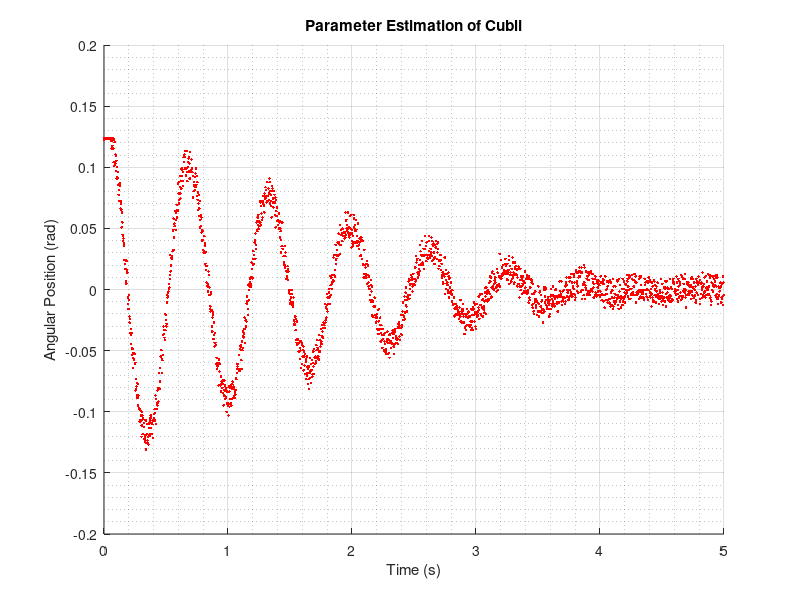
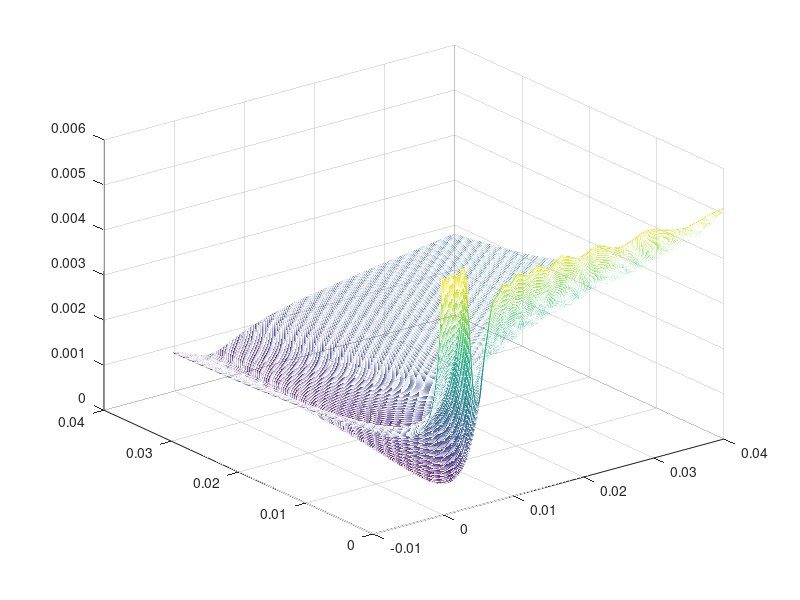

MATLAB code to generate these figures, in order: (Note: this script raises an error after producing the figures.)
%-------------------------------------------------------------------------%
%------------ ESTIMATION OF THE PARAMETERS OF THE FRAME ------------------%
%-------------------------------------------------------------------------%

clear all;
close all;
clc;

% If you have conflicting model paths, run this command
% close_system('CubliParameterEstimation')
% Warning: It will take longer, since it has to completely reload the model,
%         but you only have to run the command once

% Set documentation to 1 for best report-graph
% Set documentation to 0 for best run-time experience :)
documentation = 0;

%----- IMPORTING TEST-DATA ------------------------------------------------
testData = csvread('PRINT_03.CSV');% <-- simTime=3.75
t = (testData(:,1)'+5)';
Yvolt = testData(:,2);

%Data from Volt to radians
Vmin = 0.4708;    %   mean(voltage( 667:1243,1)) %voltage mean from 3.3 to 6.2 in time
Vmax = 0.9513;    %   mean(voltage(1336:2000,1)) %voltage mean from 6.7 to 10 in time
equVolt = 0.6945; %   mean(voltage(   1: 591,1)) %voltage mean from 0 to 2.9 in time
resRad = (1.5769)/(Vmax-Vmin);
Y = (Yvolt - equVolt)*resRad-0.005;

%----- SIMULATION ---------------------------------------------------------
stopI = 0;
isDone = 0;
u = zeros(size(Yvolt)); %<--vector of zeroes for simulation input
simIn = [ t u ];        %<--variables for simulation input

%----- CUBLI PARAMETERS ---------------------------------------------------
J_w=0.601e-3;
B_w=17.03e-6;
m_w=0.222;
l_w=0.093;
m_f=0.77-m_w;
l_f=0.08498;
g=9.82;

J_f= 0.00936;    %<---initial guess parameter
initJf = J_f;
B_f= 0.003505;   %<---initial guess parameter
initBf = B_f;

%------- PLOT OF TEST DATA ------------------------------------------------
% To reposition figure window:
% - Resize figure windows and place it on the screen as you wish
% - Type get(gcf, 'position') in the terminal
% - Insert new positions below
if documentation == 1
    fig1 = figure;%('Position', [412, 313, 660, 485]);
else
   fig1 = figure;%('Position', [-1022, -348, 576, 437]);
end

scatter(t,Y, 'r', '.')
grid on, grid minor;
title('Parameter Estimation of Cubli')
xlabel('Time (s)')
ylabel('Angular Position (rad)')
hold on

%---- PLOTTING PERFORMANCE/COST FUNCTION ----------------------------------

Jf    = csvread('J.csv');
Bf    = csvread('B.csv');
Cost1 = csvread('C.csv');

[ m, n ] = size(Jf);

map = csvread('mapHotRodRed.csv');

fig2 = figure;%('position', [-1022, 175, 576, 641]);
mesh(Jf, Bf, Cost1, 'FaceColor', 'none');
hold on
alpha(0.8)
colormap(map);
    
% Minimum
[~, minColon ] = min(min(Cost1,[],1),[],2);
[~, minRow ] = min(Cost1(:,minColon),[],1);
    
mini = plot3( Jf(minRow,minColon),         ...
                  Bf(minRow,minColon),         ...
                  Cost1(minRow,minColon),...
                  'o',                         ...
                  'MarkerEdgeColor', '[0 0 0]',...
                  'MarkerFaceColor', 'k',      ...
                  'MarkerSize', 6 );

% Minimum found with Senstools
sensToolP = evalCostFunction(Y, t, 0.0048, 0.0077, J_f, B_f );
    
sens = plot3( 0.0048, 0.0077, sensToolP    ,...
                  'o',                          ...
                  'MarkerEdgeColor', '[0 .7 0]',...
                  'MarkerFaceColor', '[0 .7 0]',...
                  'MarkerSize', 6 );

title('Cost Function')
xlabel('Frame inertia (J_F)')
ylabel('Frame friction (B_F)')
zlabel('Cost')

legend( [mini, sens],                     ...
            {'Minimum', 'Senstools Result', },...
            'location', 'northwest' )

drawnow

%--------- OPTIMIZATION ---------------------------------------------------

nrOfIterations = 100;         %|<--iterating only for the part needed
for i = 1:nrOfIterations      %|

    %----- SIMULATION OF CURRENT ITERATION --------------------------------
Ym = simCubli( J_f, B_f, J_f, B_f );
    
%----- ERROR CALCULATION --------------------------------------------------
errn = sqrt(sum((Y-Ym).^2)/sum(Y.^2))*100;

%----- PERFORMANCE FUNCTION -----------------------------------------------
N = length(t); %<--setting N to degrees of freedom
Cost  = evalCostFunction(Y, t, J_f, B_f, J_f, B_f);

%----- DISPLAY ACTUAL VALUES ----------------------------------------------
fprintf('---------------------------------------------------\n')
fprintf('\nJ_f = %4.4f\n',J_f);
fprintf('\nB_f = %4.4f\n',B_f);
fprintf('\nerrn = %4.4f\n',errn);
fprintf('\nCost = %4.4e\n',Cost);
fprintf('\n---------------------------------------------------\n')

%----- STOP THE OPTIMIZATION IF THE PERFORMANCE IS WRONG ------------------ 
if exist('CostOld', 'var')
    if Cost >= CostOld
        J_f=J_f_old;
        B_f=B_f_old;
        Cost=CostOld;
        errn=errnOld;
        fprintf('---------------------------------------------------\n')
        fprintf('\nFinal estimation of the parameters\n');
        fprintf('\nJ_f = %4.4f\n',J_f_old);
        fprintf('\nB_f = %4.4f\n',B_f_old);
         fprintf('\n----------------------\n')       
        fprintf('\nerrn = %4.4f\n',errnOld);
        fprintf('\nCost = %4.4e\n',CostOld);
        fprintf('\n---------------------------------------------------\n')
        break;
    end
end

%----- PLOTTING THE RESULT OF EACH ITERATION ------------------------------
figure(fig1)
h = plot( t, Ym, 'linewidth', 1.2 );
if documentation == 1
    set(h, 'color', '[ .4 0 .6 ]');
end

if exist('hVeryOld', 'var')
    delete(hVeryOld);
end

if exist('hOld', 'var')
    if documentation == 1
        delete(hOld);
        legend('Test data', 'Estimation', 'Location', 'SouthEast')
    else
        hVeryOld = hOld;
        legend('Test data',            ...
               'Previous estimation',  ...
               'New estimation',       ...
               'Location', 'SouthEast')
    end
end

% Adding Normed RMS error label
if exist('tex', 'var')
    delete(tex);
end
if exist('errn', 'var')
    if documentation == 1
        errorSTR = ['Normed RMS Error = ', num2str(errn), ' %'];
    else
        errorSTR = ['Normed RMS Error  =  ', num2str(errn), ' %'];
    end
        tex = text(0.52, 0.13,        ...
               errorSTR,              ...
               'Color', '[ 0 .55 0 ]',...
               'FontSize', 12);
end

hOld = h;
drawnow;

%--------- STORING OLD VALUES ---------------------------------------------
if exist('errn', 'var')
    errnOld = errn; %<-- saving old error value for reference
end

if exist('Cost', 'var')
    CostOld = Cost; %<-- saving old preformance value for reference
end

if exist('J_f', 'var')
    J_f_old = J_f; %<-- saving old J_f value for reference
end

if exist('B_f', 'var')
    B_f_old = B_f; %<-- saving old B_f value for reference
end

%---- CALCULATING THE GRADIENT OF THE PERFORMANCE FUNCTION ----------------

% gradientOfP = 1/N  * ( Y - Ym ) * Ym' 
% Where:
%   Y      is the data recorded from test
%   Ym     is the model simulation output
%   Ym'    is the partial derivative of the simulated model with respect to
%          each of the parameters to be estimated.

% Problem:  We cannot directly differentiate the model since it is used
%          through simulation in Simulink
% Solution: Partial derivaties can be calculated nummericaly:

% In this case:
% parameters: J_f B_f
% Small magnitude deviation from these parameters is set
p = 0.01;
     
% Calculating the deviation
deltaJ_f = J_f+p*J_f;
deltaB_f = B_f+p*B_f;

% Running the simulation again, now with the deviating parameter J_f
% and storing the result of the simulation
deltaYmJf = simCubli( deltaJ_f, B_f, J_f, B_f );

% Running the simulation again, now with the deviating parameter B_f
% and storring the result of the simulation
deltaYmBf = simCubli( J_f, deltaB_f, J_f, B_f );

% Finally calculating the derivatives of the model
YmDiffBf = ( deltaYmBf - Ym )/ p;
YmDiffJf = ( deltaYmJf - Ym )/ p;

% This however is just for the model.. and we need
% the gradient of the preformance function as stated earlier:
% gradientOfP = 1/N  * ( Y - Ym ) * Ym'
gJf = -(1/N)* ((Y - Ym )'*YmDiffJf);
gBf = -(1/N)* ((Y - Ym )'*YmDiffBf);
        
if exist('a','var')
   if c <= initCost
      initJf = a;
      initBf = b;
      initCost  = c;
   end
else
   initCost  = evalCostFunction(Y, t, initJf, initBf, J_f, B_f);
end

%---------- THE FORWARD-BACKWARD METHOD -----------------------------------
[ JFupper, BFupper ] = forwardBackwardCubli( J_f, B_f, Y, t, gJf, gBf, fig2 );
    
Cost = evalCostFunction(Y, t, J_f, B_f, J_f, B_f );
    
if (1) 
  figure(fig2)
  fPupper = evalCostFunction(Y, t, JFupper, BFupper, J_f, B_f);
  plot3(JFupper, BFupper, fPupper, 'ok', ...
       'MarkerFaceColor', 'k',           ...
       'MarkerSize', 2)
  plot3(J_f, B_f, Cost, 'ok',           ...
        'MarkerFaceColor', 'k',           ...
         'MarkerSize', 2)
  v1 = [JFupper BFupper fPupper];
  v2 = [J_f B_f Cost];
  v = [v1; v2];
  plot3(v(:,1),v(:,2),v(:,3),'k', 'LineWidth', 1, 'LineStyle', ':')
end
    
%--------- FIBONACCI SEARCH -----------------------------------------------
[ a, b, isDone ] = fibonacciSearchCubli(t, Y, J_f, B_f, initJf, initBf, JFupper, BFupper);
    
c = evalCostFunction(Y, t, a, b, J_f, B_f);
figure(fig2)
if c <= initCost && isDone == 0
    plot3(a, b, c, 'ob', 'MarkerFaceColor', 'b', 'MarkerSize', 2)
    v1 = [initJf initBf initCost];
    v2 = [a b c];
    v = [v1; v2];
    plot3(v(:,1),v(:,2),v(:,3),'b', 'LineWidth', 1.4)
end

J_f = a;
B_f = b;
end
